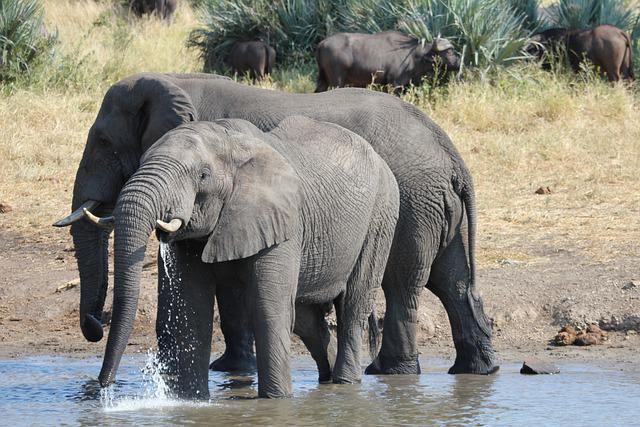
#> input picture Courses/FreeCodeCamp/OpenCV/images/elephants.jpg, 640 x 427 px, found by its file name
$ python '02 rescale.py'
#> lines starting #> are read from the running program, lines starting #| are printed output that depends on the picture
#> further down, img is the input picture: shape (427, 640, 3); mean B, G, R 127, 136.2, 138.7
import cv2 as cv

def rescaleFrame(frame,scale=0.75):
    '''
    rescale frame
    '''
#> called with scale = 0.25
    width=int(frame.shape[1]*scale)
#> width = 160
    height=int(frame.shape[0]*scale)
#> height = 106
    dimensions=(width,height)
#> dimensions = (160, 106)
    return cv.resize(frame,dimensions,interpolation=cv.INTER_AREA)
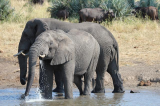
#> returned value: shape (106, 160, 3); mean of channels 0, 1, 2 127, 136.2, 138.7; drawn as B, G, R

# reading image
img=cv.imread('images/elephants.jpg')

# rescaling image
imageRescaled=rescaleFrame(img,scale=0.25)

# showing image
cv.imshow('Elephant', img)
# show rescaled image
cv.imshow('Resized Elephant',img)


# waiting
cv.waitKey(0)

$ run again, with Courses/FreeCodeCamp/OpenCV/images/pigeon.jpg copied over Courses/FreeCodeCamp/OpenCV/images/elephants.jpg
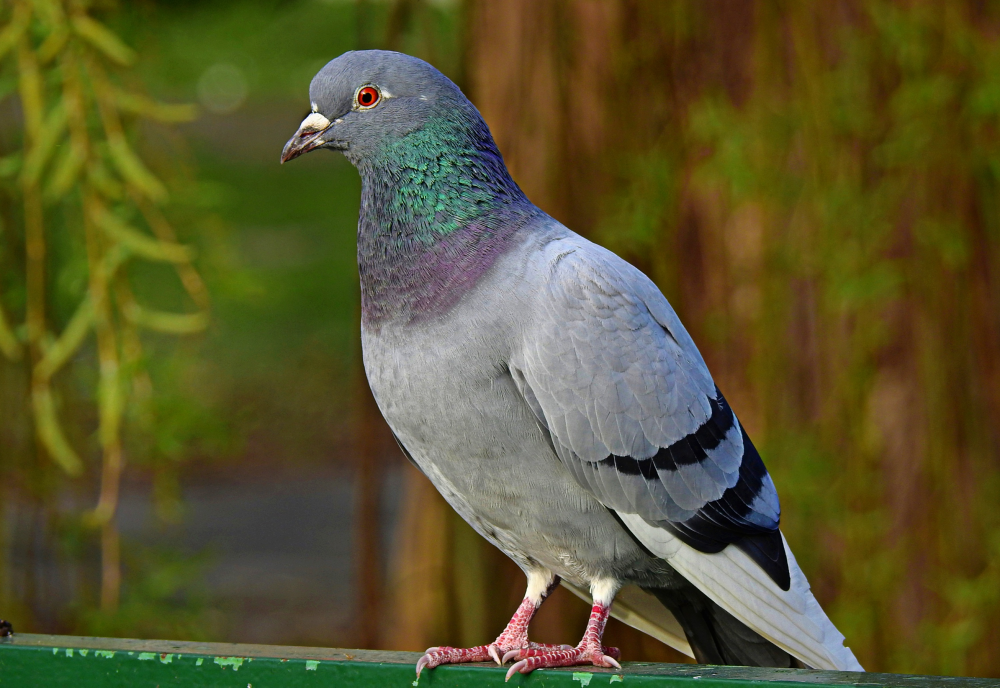
#> input picture Courses/FreeCodeCamp/OpenCV/images/pigeon.jpg, 3000 x 2062 px, found by its file name (shown at 1/3 size)
#> img is the input picture: shape (2062, 3000, 3); mean B, G, R 45.5, 85.3, 89.2
#> in rescaleFrame, `return cv.resize(frame,dimensions,interpolation=cv.INTER_AREA)`:
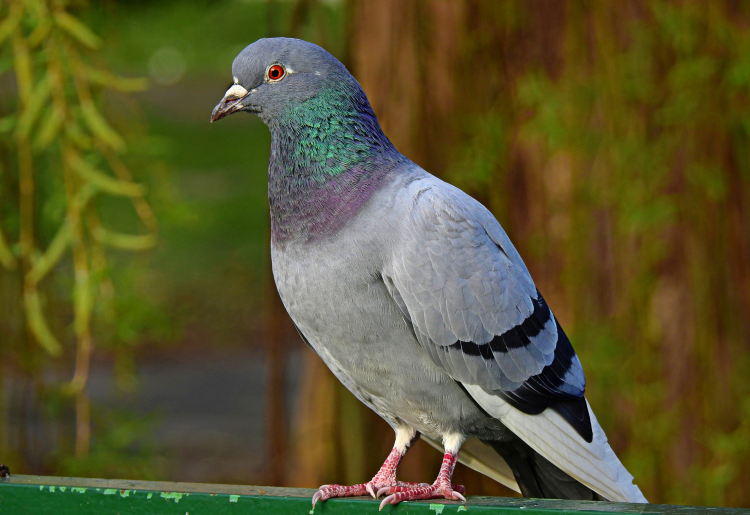
#> returned value: shape (515, 750, 3); mean of channels 0, 1, 2 45.5, 85.3, 89.2; drawn as B, G, R
